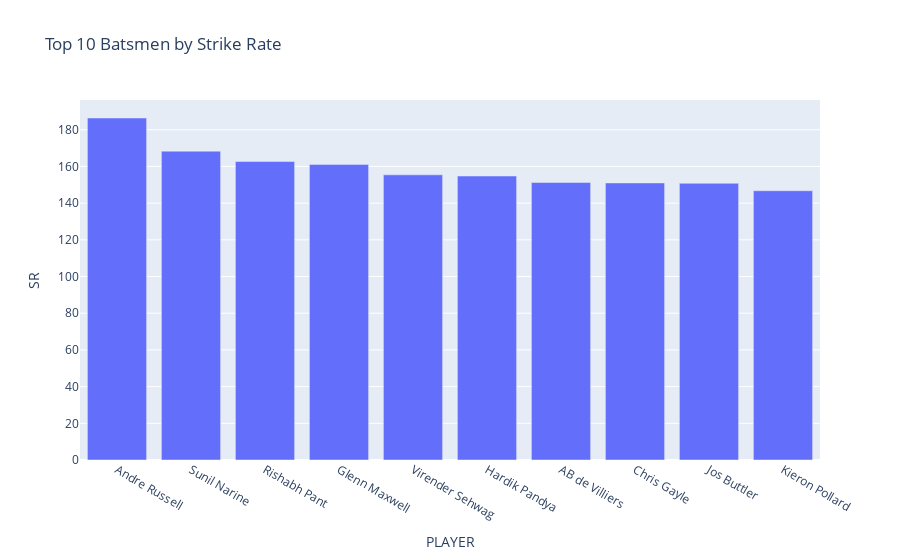

Write notebook code for a chart like this one.
### Markdown cell above
#### Top 10 Batsmen by Strike Rate

### Code cell
if 'PLAYER' in df.columns and 'SR' in df.columns:
    top_sr = df.sort_values('SR', ascending=False).head(10)
    fig = px.bar(top_sr, x='PLAYER', y='SR', title='Top 10 Batsmen by Strike Rate')
    fig.show()

### Figure 1 — Plotly figure (JSON) as saved in the notebook; plotly's stock layout.template omitted (floating-point values rounded to 4 significant figures)
{"data": [{"hovertemplate": "PLAYER=%{x}<br>SR=%{y}<extra></extra>", "legendgroup": "", "marker": {"color": "#636efa", "pattern": {"shape": ""}}, "name": "", "orientation": "v", "showlegend": false, "textposition": "auto", "type": "bar", "x": ["Andre Russell", "Sunil Narine", "Rishabh Pant", "Glenn Maxwell", "Virender Sehwag", "Hardik Pandya", "AB de Villiers", "Chris Gayle", "Jos Buttler", "Kieron Pollard"], "xaxis": "x", "y": [186.4, 168.3, 162.7, 161.1, 155.4, 154.8, 151.2, 151.0, 150.8, 146.8], "yaxis": "y"}], "layout": {"barmode": "relative", "legend": {"tracegroupgap": 0}, "title": {"text": "Top 10 Batsmen by Strike Rate"}, "xaxis": {"anchor": "y", "domain": [0, 1], "title": {"text": "PLAYER"}}, "yaxis": {"anchor": "x", "domain": [0, 1], "title": {"text": "SR"}}}}
